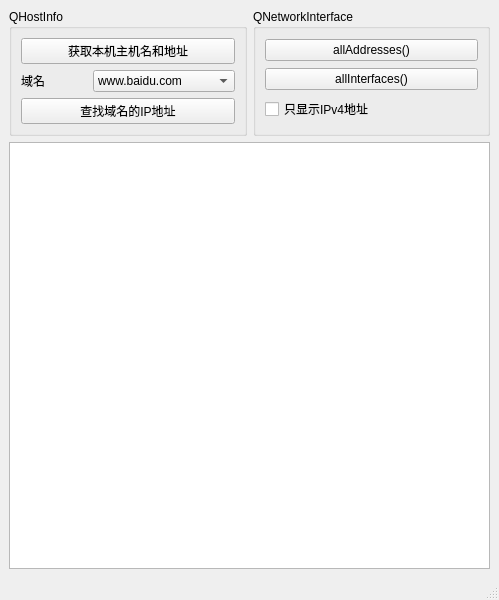
<?xml version="1.0" encoding="UTF-8"?>
<ui version="4.0">
 <class>MainWindow</class>
 <widget class="QMainWindow" name="MainWindow">
  <property name="geometry">
   <rect>
    <x>0</x>
    <y>0</y>
    <width>499</width>
    <height>600</height>
   </rect>
  </property>
  <property name="windowTitle">
   <string>MainWindow</string>
  </property>
  <widget class="QWidget" name="centralwidget">
   <layout class="QVBoxLayout" name="verticalLayout_3">
    <item>
     <layout class="QHBoxLayout" name="horizontalLayout_2">
      <item>
       <widget class="QGroupBox" name="groupBox">
        <property name="title">
         <string>QHostInfo</string>
        </property>
        <layout class="QVBoxLayout" name="verticalLayout">
         <item>
          <widget class="QPushButton" name="pushButton_getLocalHost">
           <property name="text">
            <string>获取本机主机名和地址</string>
           </property>
          </widget>
         </item>
         <item>
          <layout class="QHBoxLayout" name="horizontalLayout">
           <item>
            <widget class="QLabel" name="label">
             <property name="text">
              <string>域名</string>
             </property>
            </widget>
           </item>
           <item>
            <widget class="QComboBox" name="comboBox_name">
             <item>
              <property name="text">
               <string>www.baidu.com</string>
              </property>
             </item>
             <item>
              <property name="text">
               <string>www.ptpress.com.cn</string>
              </property>
             </item>
             <item>
              <property name="text">
               <string>www.facebook.com</string>
              </property>
             </item>
             <item>
              <property name="text">
               <string>www.google.com</string>
              </property>
             </item>
             <item>
              <property name="text">
               <string>www.douban.com</string>
              </property>
             </item>
            </widget>
           </item>
          </layout>
         </item>
         <item>
          <widget class="QPushButton" name="pushButton_findNameIP">
           <property name="text">
            <string>查找域名的IP地址</string>
           </property>
          </widget>
         </item>
        </layout>
       </widget>
      </item>
      <item>
       <widget class="QGroupBox" name="groupBox_2">
        <property name="title">
         <string>QNetworkInterface</string>
        </property>
        <layout class="QVBoxLayout" name="verticalLayout_2">
         <item>
          <widget class="QPushButton" name="pushButton_allAddresses">
           <property name="text">
            <string>allAddresses()</string>
           </property>
          </widget>
         </item>
         <item>
          <widget class="QPushButton" name="pushButton_allInterfaces">
           <property name="text">
            <string>allInterfaces()</string>
           </property>
          </widget>
         </item>
         <item>
          <widget class="QCheckBox" name="checkBox">
           <property name="text">
            <string>只显示IPv4地址</string>
           </property>
          </widget>
         </item>
        </layout>
       </widget>
      </item>
     </layout>
    </item>
    <item>
     <widget class="QPlainTextEdit" name="plainTextEdit"/>
    </item>
   </layout>
  </widget>
  <widget class="QMenuBar" name="menubar">
   <property name="geometry">
    <rect>
     <x>0</x>
     <y>0</y>
     <width>499</width>
     <height>25</height>
    </rect>
   </property>
  </widget>
  <widget class="QStatusBar" name="statusbar"/>
 </widget>
 <resources/>
 <connections/>
</ui>
